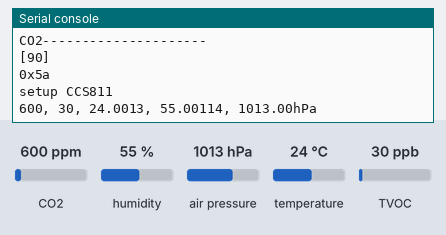
Recording of a program running on a simulated Raspberry Pi Pico running MicroPython. Shown: the last lines printed to the serial console. The test bench sets the inputs (shaded band); at power-on: CO2 600 ppm, humidity 55 %, air pressure 1013 hPa, temperature 24 °C, TVOC 30 ppb. Library files of the repository ran but are not shown: ccs811.py, sht35.py.

Above: at 1.6 s.
1.7 s: CO2 set to 452 ppm
At 3.0 s:
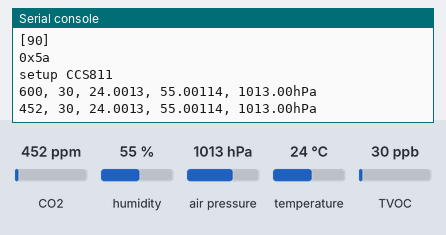
3.2 s: humidity set to 22 %
At 4.6 s:
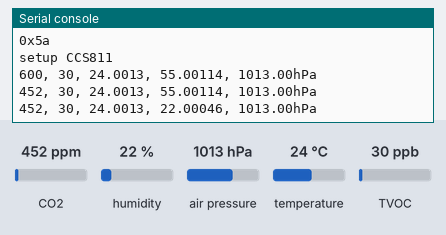
4.7 s: air pressure set to 952 hPa
6.2 s: temperature set to 12 °C
At 7.3 s:
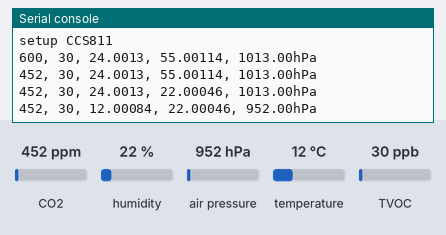
7.7 s: TVOC set to 20 ppb
At 9.7 s:
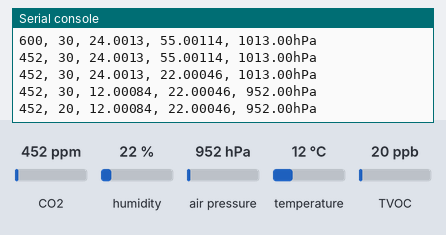

The program:

env_monitor.py
```python
from machine import Pin, I2C
import time
from ccs811 import CCS811
from bme280 import BME280
from sht35 import SHT35


i2c0 = I2C(0, scl=Pin(1), sda=Pin(0), freq=100000)
i2c1 = I2C(1, scl=Pin(15, Pin.PULL_UP), sda=Pin(14, Pin.PULL_UP), freq=10000)
address0 = i2c0.scan()
address1 = i2c1.scan()
print("temp & humid & atom-----")
print(address0)
print(hex(address0[0]))
print(hex(address0[1]))

print("CO2---------------------")
print(address1)
print(hex(address1[0]))

sht = SHT35(i2c = i2c0)
bme = BME280(i2c = i2c0)
ccs = CCS811(i2c1)
ccs.setup()

while True:
    if ccs.data_available():
        ccs_r = ccs.read_algorithm_results()
        sht_r = sht.read_data()
        bme_r = bme.values
        #print("CO2:{}, tVOC:{}, TEMP:{}({}), HUMID:{}({}), PRESSURE:{}".format(ccs_r[0], ccs_r[1], sht_r[0], bme_r[0], sht_r[1], bme_r[2], bme_r[1]))
        #print("CO2:{}, tVOC:{}, TEMP:{}, HUMID:{}, PRESSURE:{}".format(ccs_r[0], ccs_r[1], sht_r[0], sht_r[1], bme_r[1]))
        print("{}, {}, {}, {}, {}".format(ccs_r[0], ccs_r[1], sht_r[0], sht_r[1], bme_r[1]))
    else:
        print("waiting...")
    time.sleep(2)
```

Measured:
- after the input at 1.7 s, the serial console: prints a new line after 0.79 s (image 1)
- after the input at 3.2 s, the serial console: prints a new line after 1.3 s (image 2)
- after the input at 6.2 s, the serial console: prints a new line after 0.34 s (image 3)
- after the input at 7.7 s, the serial console: prints a new line after 0.86 s (image 4)
